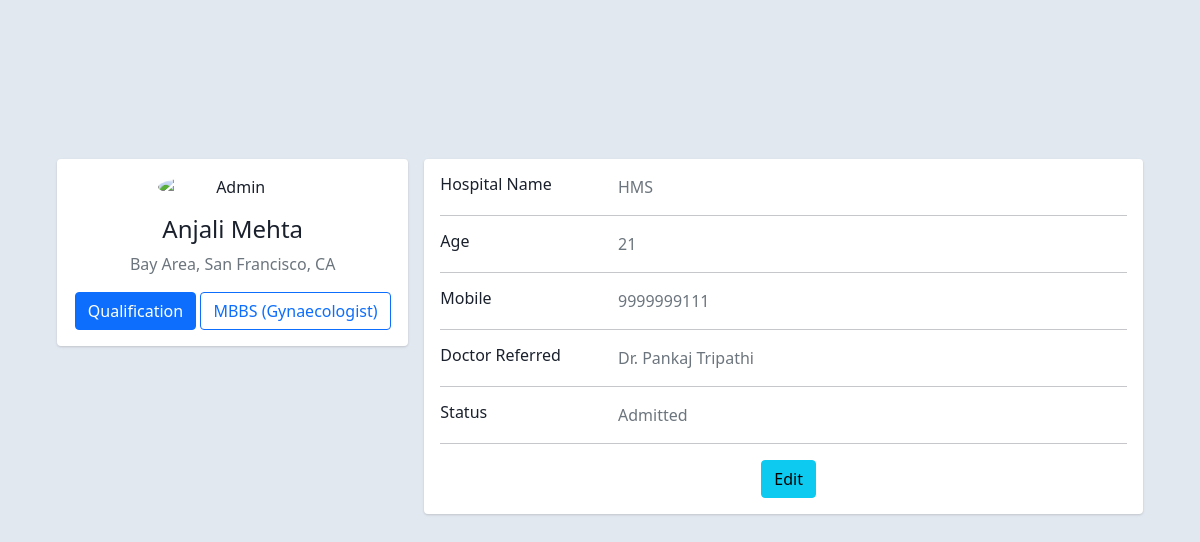
The page /doctors/1/ on the database its author committed.
### management/models.py (models this page shows, shortened)
class doctor(models.Model):
    doctor_name=models.CharField(max_length=25)
    qualification=models.CharField(max_length=50)
    hospital_name=models.TextField()

### management/views.py (the view)
# urls.py: path('doctors/<int:id>/', views.doc_profile),
def doc_profile(request, id):
    doc_obj = doctor.objects.get(id=id)
    context = {
        'doc' : doc_obj
    }
    return render(request, 'doctor_profile.html',context)

### management/templates/doctor_profile.html (shortened to what this page needs)
<!DOCTYPE html>
<html lang="en">
<head>
    <link href="https://cdn.jsdelivr.net/npm/bootstrap@5.1.1/dist/css/bootstrap.min.css" rel="stylesheet"
>
</head>
<body>
    <div class="container">
        <div class="main-body">
            <div class="row gutters-sm">
                <div class="col-md-4 mt-5">
                    <div class="card">
                        <div class="card-body">
                            <div class="d-flex flex-column align-items-center text-center">
                                <img src="https://bootdey.com/img/Content/avatar/avatar7.png" alt="Admin"
                                    class="rounded-circle" width="150">
                                <div class="mt-3">
                                    <h4>{{ doc.doctor_name }}</h4>
                                    <p class="text-muted font-size-sm">Bay Area, San Francisco, CA</p>
                                    <button class="btn btn-primary">Qualification</button>
                                    <button class="btn btn-outline-primary">{{ doc.qualification }}</button>
                                </div>
                            </div>
                        </div>
                    </div>
                </div>
                <div class="col-md-8 mt-5">
                    <div class="card">
                        <div class="card-body">
                            <div class="row">
                                <div class="col-sm-3">
                                    <h6 class="mb-0">Hospital Name</h6>
                                </div>
                                <div class="col-sm-9 text-secondary">
                                    {{ doc.hospital_name }}
                                </div>
                            </div>
                            <hr>
                            <div class="row">
                                <div class="col-sm-3">
                                    <h6 class="mb-0">Age</h6>
                                </div>
                                <div class="col-sm-9 text-secondary">
                                    21
                                </div>
                            </div>
                            <hr>
                            <div class="row">
                                <div class="col-sm-3">
                                    <h6 class="mb-0">Mobile</h6>
                                </div>
                                <div class="col-sm-9 text-secondary">
                                    9999999111
                                </div>
                            </div>
                            <hr>
                            <div class="row">
                                <div class="col-sm-3">
                                    <h6 class="mb-0">Doctor Referred</h6>
                                </div>
                                <div class="col-sm-9 text-secondary">
                                    Dr. Pankaj Tripathi
                                </div>
                            </div>
                            <hr>
                            <div class="row">
                                <div class="col-sm-3">
                                    <h6 class="mb-0">Status</h6>
                                </div>
                                <div class="col-sm-9 text-secondary">
                                    Admitted
                                </div>
                            </div>
                            <hr>
                            <div class="row edit-button">
                                <div class="col-sm-12">
                                    <a class="btn btn-info " target="__blank" href="#">Edit</a>
                                </div>
                            </div>
                        </div>
                    </div>
                </div>
            </div>
        </div>
    </div>
</body>
</html>

### management/templates/doctor_profile.html (style rules this page uses)
body { margin-top: 20px; color: #1a202c; text-align: left; background-color: #e2e8f0; }
.edit-button { margin-left: 45%; }
.main-body { padding: 15px; }
.container { margin-top: 8%; }
.card { box-shadow: 0 1px 3px 0 rgba(0, 0, 0, .1), 0 1px 2px 0 rgba(0, 0, 0, .06); }
.card { position: relative; display: flex; flex-direction: column; min-width: 0; word-wrap: break-word; background-color: #fff; background-clip: border-box; border: 0 solid rgba(0, 0, 0, .125); border-radius: .25rem; }
.card-body { flex: 1 1 auto; min-height: 1px; padding: 1rem; }
.gutters-sm { margin-right: -8px; margin-left: -8px; }
.gutters-sm>.col, .gutters-sm>[class*=col-] { padding-right: 8px; padding-left: 8px; }

### rows shown on the page
doctor: doctor_name "Anjali Mehta", qualification "MBBS (Gynaecologist)", hospital_name "HMS"
